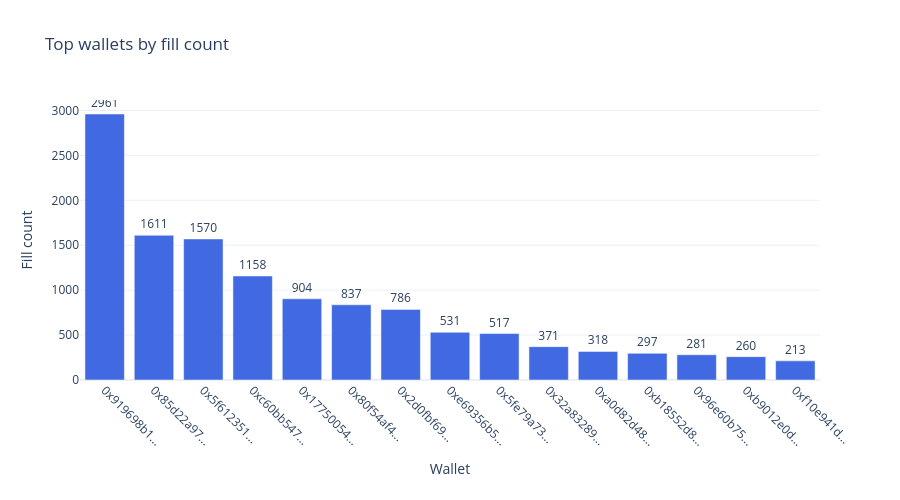

Here is the notebook cell this chart was saved with:
### Code cell
top15 = wallet_stats.sort_values(by='fill_count', ascending=False).head(15)

fig_wallet = go.Figure()
fig_wallet.add_trace(go.Bar(
    x=top15.index.str[:10] + '...',
    y=top15['fill_count'],
    marker_color='royalblue',
    text=top15['fill_count'],
    textposition='outside',
))

fig_wallet.update_layout(
    title='Top wallets by fill count',
    xaxis_title='Wallet',
    yaxis_title='Fill count',
    template='plotly_white',
    height=500,
    margin=dict(b=120),
)
fig_wallet.update_xaxes(tickangle=45)
fig_wallet.show()

### Figure 1 — Plotly figure (JSON) as saved in the notebook; plotly's stock layout.template omitted (floating-point values rounded to 4 significant figures)
{"data": [{"marker": {"color": "royalblue"}, "text": [2961.0, 1611.0, 1570.0, 1158.0, 904.0, 837.0, 786.0, 531.0, 517.0, 371.0, 318.0, 297.0, 281.0, 260.0, 213.0], "textposition": "outside", "type": "bar", "x": ["0x919698b1...", "0x85d22a97...", "0x5f612351...", "0xc60bb547...", "0x17750054...", "0x80f54af4...", "0x2d0fbf69...", "0xe69356b5...", "0x5fe79a73...", "0x32a83289...", "0xa0d82d48...", "0xb18552d8...", "0x96e60b75...", "0xb9012e0d...", "0xf10e941d..."], "y": [2961, 1611, 1570, 1158, 904, 837, 786, 531, 517, 371, 318, 297, 281, 260, 213]}], "layout": {"height": 500, "margin": {"b": 120}, "title": {"text": "Top wallets by fill count"}, "xaxis": {"tickangle": 45, "title": {"text": "Wallet"}}, "yaxis": {"title": {"text": "Fill count"}}}}
